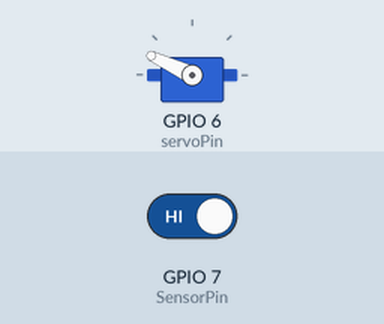
The sketch below on a simulated ESP32-S3. Shown: servo. The test bench sets the inputs (shaded band); at power-on: GPIO 7 (SensorPin) HIGH. What the sketch prints to the serial monitor is not drawn.

Above: at 1.2 s.
1.3 s: GPIO 7 (SensorPin) driven LOW
At 2.5 s:
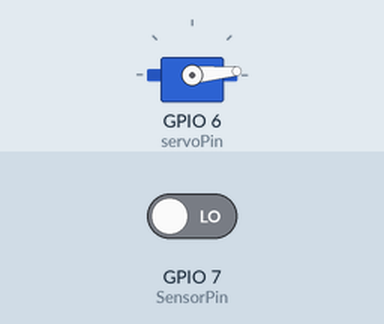
2.8 s: GPIO 7 (SensorPin) driven HIGH
At 3.7 s:
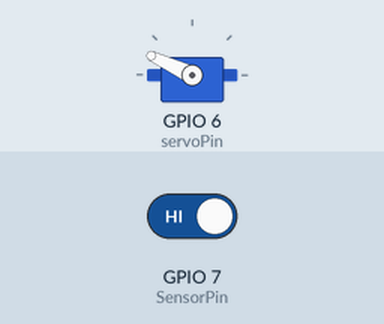
Timing chart, 0 to 5.8 s (numbered marks = the images above; inputs shaded):
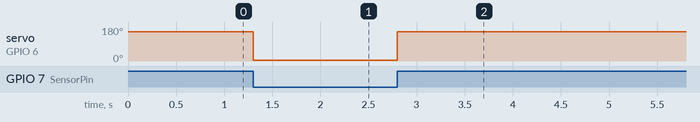

The sketch:

IR_COMPUERTA.ino
```cpp
#include <ESP32Servo.h>

Servo myservo;  // crea un objeto servo para controlar un servo
// Se pueden crear 16 objetos servo en el ESP32
// Posibles pines PWM GPIO en el ESP32-S3: 0(usado por el botón integrado),1-21,35-45,47,48(usado por el LED integrado)
int servoPin = 6;//revisa la lista disponible
const int SensorPin = 7;  // numero del  pin del sensor TCRT5000 este sensor es de logica invertida


// variables que cambiarán:
int EstadoSensor = 0;  // variable para leer el estado del sensor

void setup() {
  Serial.begin(115200);
  // Permite la asignación de todos los temporizadores
  ESP32PWM::allocateTimer(0);
  ESP32PWM::allocateTimer(1);
  ESP32PWM::allocateTimer(2);
  ESP32PWM::allocateTimer(3);
  myservo.setPeriodHertz(50);            // servo estándar de 50 hz
  myservo.attach(servoPin, 1000, 2000);  // conecta el servo en el pin 6 al objeto servo
                                         // usando un min/max por defecto de 1000us y 2000us
                                         // diferentes servos pueden requerir diferentes ajustes min/max
                                         // para un barrido preciso de 0 a 180
  // inicializa el pin del sensor como entrada:
  pinMode(SensorPin, INPUT);
}

void loop() {
  // lee el estado del valor del sensor:
  EstadoSensor = digitalRead(SensorPin);
  Serial.println(EstadoSensor);
  // revisa si el sensor detecto algo o no si detecto es LOW:
  if (EstadoSensor == LOW) {
    // mueve el servor deja pasar algo por ejemplo
    myservo.write(5);  // vuelve a su posicion "abierta"
    delay(1500);   // espera para que llegue a esa posicion
  } else {
    myservo.write(155);  // vuelve a su posicion "cerrada"
  }
}
```

Measured:
- after the input at 1.3 s, servo on GPIO 6 (servoPin): 155° → 5° at once
- after the input at 2.8 s, servo on GPIO 6 (servoPin): 5° → 155° at once
